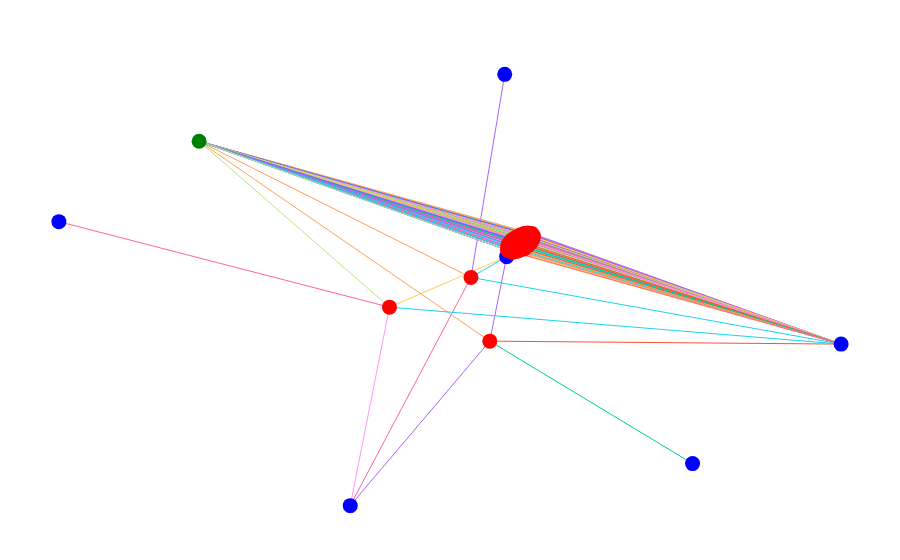

Notebook code cell kept with this figure:
### Code cell
import plotly.graph_objects as go


# Create a list to store the node positions
pos = nx.spring_layout(G)

# Create a Scatter plot for the nodes
node_trace = go.Scatter(
    x=[pos[node][0] for node in G.nodes()],
    y=[pos[node][1] for node in G.nodes()],
    mode='markers',
    text=[labels[node] for node in G.nodes()],
    hoverinfo='text',
    marker=dict(
        size=15,
        color=colors
    )
)

# Create a list to store the edge traces
edge_traces = []
for edge in G.edges():
    x0, y0 = pos[edge[0]]
    x1, y1 = pos[edge[1]]
    edge_trace = go.Scatter(
        x=[x0, x1],
        y=[y0, y1],
        mode='lines',
        line=dict(width=1),
        hoverinfo='none'
    )
    edge_traces.append(edge_trace)

# Create the figure
fig = go.Figure(data=[*edge_traces, node_trace])

# Set the layout options
fig.update_layout(
    plot_bgcolor='white',
    showlegend=False,
    xaxis=dict(showgrid=False, zeroline=False, showticklabels=False),
    yaxis=dict(showgrid=False, zeroline=False, showticklabels=False),
    margin=dict(b=20, l=5, r=5, t=40),
    hovermode='closest'
)

# Show the figure
fig.show()

### Figure 1 — Plotly figure (JSON) as saved in the notebook; plotly's stock layout.template omitted (floating-point values rounded to 4 significant figures)
{"data": [{"hoverinfo": "none", "line": {"width": 1}, "mode": "lines", "type": "scatter", "x": [0.04476, 0.6927], "y": [0.0295, -0.367]}, {"hoverinfo": "none", "line": {"width": 1}, "mode": "lines", "type": "scatter", "x": [0.04476, -0.6479], "y": [0.0295, 0.428]}, {"hoverinfo": "none", "line": {"width": 1}, "mode": "lines", "type": "scatter", "x": [-0.005692, 0.04476], "y": [-0.02435, 0.0295]}, {"hoverinfo": "none", "line": {"width": 1}, "mode": "lines", "type": "scatter", "x": [-0.005692, 0.0139], "y": [-0.02435, 0.05178]}, {"hoverinfo": "none", "line": {"width": 1}, "mode": "lines", "type": "scatter", "x": [-0.005692, 0.02222], "y": [-0.02435, 0.006135]}, {"hoverinfo": "none", "line": {"width": 1}, "mode": "lines", "type": "scatter", "x": [-0.005692, -0.0802], "y": [-0.02435, -0.1057]}, {"hoverinfo": "none", "line": {"width": 1}, "mode": "lines", "type": "scatter", "x": [-0.005692, 0.01208], "y": [-0.02435, 0.003067]}, {"hoverinfo": "none", "line": {"width": 1}, "mode": "lines", "type": "scatter", "x": [-0.005692, 0.002097], "y": [-0.02435, -0.00292]}, {"hoverinfo": "none", "line": {"width": 1}, "mode": "lines", "type": "scatter", "x": [-0.005692, 0.03987], "y": [-0.02435, 0.04517]}, {"hoverinfo": "none", "line": {"width": 1}, "mode": "lines", "type": "scatter", "x": [-0.005692, 0.0284], "y": [-0.02435, 0.05585]}, {"hoverinfo": "none", "line": {"width": 1}, "mode": "lines", "type": "scatter", "x": [-0.005692, 0.008968], "y": [-0.02435, 0.0458]}, {"hoverinfo": "none", "line": {"width": 1}, "mode": "lines", "type": "scatter", "x": [-0.005692, 0.004042], "y": [-0.02435, 0.03856]}, {"hoverinfo": "none", "line": {"width": 1}, "mode": "lines", "type": "scatter", "x": [-0.005692, 0.007261], "y": [-0.02435, -0.007201]}, {"hoverinfo": "none", "line": {"width": 1}, "mode": "lines", "type": "scatter", "x": [-0.005692, -0.04092], "y": [-0.02435, -0.3555]}, {"hoverinfo": "none", "line": {"width": 1}, "mode": "lines", "type": "scatter", "x": [-0.005692, 0.03455], "y": [-0.02435, 0.05869]}, {"hoverinfo": "none", "line": {"width": 1}, "mode": "lines", "type": "scatter", "x": [-0.005692, 0.01015], "y": [-0.02435, 0.02341]}, {"hoverinfo": "none", "line": {"width": 1}, "mode": "lines", "type": "scatter", "x": [-0.005692, 0.04258], "y": [-0.02435, 0.06168]}, {"hoverinfo": "none", "line": {"width": 1}, "mode": "lines", "type": "scatter", "x": [-0.005692, 0.01751], "y": [-0.02435, 0.04377]}, {"hoverinfo": "none", "line": {"width": 1}, "mode": "lines", "type": "scatter", "x": [-0.005692, 0.0493], "y": [-0.02435, 0.04523]}, {"hoverinfo": "none", "line": {"width": 1}, "mode": "lines", "type": "scatter", "x": [-0.005692, 0.04593], "y": [-0.02435, 0.03749]}, {"hoverinfo": "none", "line": {"width": 1}, "mode": "lines", "type": "scatter", "x": [-0.005692, 0.0325], "y": [-0.02435, 0.01394]}, {"hoverinfo": "none", "line": {"width": 1}, "mode": "lines", "type": "scatter", "x": [-0.005692, 0.01077], "y": [-0.02435, 0.03142]}, {"hoverinfo": "none", "line": {"width": 1}, "mode": "lines", "type": "scatter", "x": [-0.005692, 0.02958], "y": [-0.02435, 0.02305]}, {"hoverinfo": "none", "line": {"width": 1}, "mode": "lines", "type": "scatter", "x": [-0.005692, 0.04645], "y": [-0.02435, 0.06675]}, {"hoverinfo": "none", "line": {"width": 1}, "mode": "lines", "type": "scatter", "x": [-0.005692, 0.0174], "y": [-0.02435, 0.02616]}, {"hoverinfo": "none", "line": {"width": 1}, "mode": "lines", "type": "scatter", "x": [-0.005692, 0.03049], "y": [-0.02435, 0.006003]}, {"hoverinfo": "none", "line": {"width": 1}, "mode": "lines", "type": "scatter", "x": [-0.005692, 0.02971], "y": [-0.02435, 0.03559]}, {"hoverinfo": "none", "line": {"width": 1}, "mode": "lines", "type": "scatter", "x": [-0.005692, 0.0502], "y": [-0.02435, 0.05784]}, {"hoverinfo": "none", "line": {"width": 1}, "mode": "lines", "type": "scatter", "x": [-0.005692, 0.0256], "y": [-0.02435, 0.02753]}, {"hoverinfo": "none", "line": {"width": 1}, "mode": "lines", "type": "scatter", "x": [-0.005692, 0.03238], "y": [-0.02435, 0.04694]}, {"hoverinfo": "none", "line": {"width": 1}, "mode": "lines", "type": "scatter", "x": [-0.005692, 0.0109], "y": [-0.02435, 0.01104]}, {"hoverinfo": "none", "line": {"width": 1}, "mode": "lines", "type": "scatter", "x": [-0.005692, 0.02043], "y": [-0.02435, -0.0002127]}, {"hoverinfo": "none", "line": {"width": 1}, "mode": "lines", "type": "scatter", "x": [-0.005692, 0.02477], "y": [-0.02435, 0.04839]}, {"hoverinfo": "none", "line": {"width": 1}, "mode": "lines", "type": "scatter", "x": [-0.005692, 0.03871], "y": [-0.02435, 0.06845]}, {"hoverinfo": "none", "line": {"width": 1}, "mode": "lines", "type": "scatter", "x": [-0.005692, 0.01834], "y": [-0.02435, 0.01955]}, {"hoverinfo": "none", "line": {"width": 1}, "mode": "lines", "type": "scatter", "x": [-0.005692, 0.002829], "y": [-0.02435, 0.02048]}, {"hoverinfo": "none", "line": {"width": 1}, "mode": "lines", "type": "scatter", "x": [-0.005692, 0.03893], "y": [-0.02435, 0.0244]}, {"hoverinfo": "none", "line": {"width": 1}, "mode": "lines", "type": "scatter", "x": [-0.005692, 0.03905], "y": [-0.02435, 0.05281]}, {"hoverinfo": "none", "line": {"width": 1}, "mode": "lines", "type": "scatter", "x": [-0.005692, 0.004583], "y": [-0.02435, 0.005272]}, {"hoverinfo": "none", "line": {"width": 1}, "mode": "lines", "type": "scatter", "x": [-0.005692, -0.2504], "y": [-0.02435, -0.2223]}, {"hoverinfo": "none", "line": {"width": 1}, "mode": "lines", "type": "scatter", "x": [-0.005692, 0.01171], "y": [-0.02435, 0.03812]}, {"hoverinfo": "none", "line": {"width": 1}, "mode": "lines", "type": "scatter", "x": [-0.005692, 0.03826], "y": [-0.02435, 0.01803]}, {"hoverinfo": "none", "line": {"width": 1}, "mode": "lines", "type": "scatter", "x": [-0.005692, 0.02465], "y": [-0.02435, 0.04136]}, {"hoverinfo": "none", "line": {"width": 1}, "mode": "lines", "type": "scatter", "x": [-0.005692, 0.02563], "y": [-0.02435, 0.01535]}, {"hoverinfo": "none", "line": {"width": 1}, "mode": "lines", "type": "scatter", "x": [-0.005692, 0.03664], "y": [-0.02435, 0.03164]}, {"hoverinfo": "none", "line": {"width": 1}, "mode": "lines", "type": "scatter", "x": [-0.005692, 0.01443], "y": [-0.02435, -0.003958]}, {"hoverinfo": "none", "line": {"width": 1}, "mode": "lines", "type": "scatter", "x": [-0.005692, -0.002198], "y": [-0.02435, 0.02516]}, {"hoverinfo": "none", "line": {"width": 1}, "mode": "lines", "type": "scatter", "x": [-0.005692, 0.04746], "y": [-0.02435, 0.05144]}, {"hoverinfo": "none", "line": {"width": 1}, "mode": "lines", "type": "scatter", "x": [-0.005692, -0.003549], "y": [-0.02435, 0.01537]}, {"hoverinfo": "none", "line": {"width": 1}, "mode": "lines", "type": "scatter", "x": [-0.005692, 0.02348], "y": [-0.02435, 0.06174]}, {"hoverinfo": "none", "line": {"width": 1}, "mode": "lines", "type": "scatter", "x": [-0.005692, 0.03063], "y": [-0.02435, 0.06658]}, {"hoverinfo": "none", "line": {"width": 1}, "mode": "lines", "type": "scatter", "x": [-0.005692, 0.01776], "y": [-0.02435, 0.01195]}, {"hoverinfo": "none", "line": {"width": 1}, "mode": "lines", "type": "scatter", "x": [-0.005692, 0.007115], "y": [-0.02435, 0.01528]}, {"hoverinfo": "none", "line": {"width": 1}, "mode": "lines", "type": "scatter", "x": [-0.005692, 0.01965], "y": [-0.02435, 0.05547]}, {"hoverinfo": "none", "line": {"width": 1}, "mode": "lines", "type": "scatter", "x": [-0.005692, 0.03705], "y": [-0.02435, 0.03947]}, {"hoverinfo": "none", "line": {"width": 1}, "mode": "lines", "type": "scatter", "x": [-0.005692, 0.02112], "y": [-0.02435, 0.03484]}, {"hoverinfo": "none", "line": {"width": 1}, "mode": "lines", "type": "scatter", "x": [-0.005692, 0.002037], "y": [-0.02435, 0.03066]}, {"hoverinfo": "none", "line": {"width": 1}, "mode": "lines", "type": "scatter", "x": [-0.005692, -0.002476], "y": [-0.02435, 0.008647]}, {"hoverinfo": "none", "line": {"width": 1}, "mode": "lines", "type": "scatter", "x": [-0.005692, -0.004103], "y": [-0.02435, 0.0007791]}, {"hoverinfo": "none", "line": {"width": 1}, "mode": "lines", "type": "scatter", "x": [0.0139, 0.6927], "y": [0.05178, -0.367]}, {"hoverinfo": "none", "line": {"width": 1}, "mode": "lines", "type": "scatter", "x": [0.0139, -0.6479], "y": [0.05178, 0.428]}, {"hoverinfo": "none", "line": {"width": 1}, "mode": "lines", "type": "scatter", "x": [0.02222, 0.6927], "y": [0.006135, -0.367]}, {"hoverinfo": "none", "line": {"width": 1}, "mode": "lines", "type": "scatter", "x": [0.02222, -0.6479], "y": [0.006135, 0.428]}, {"hoverinfo": "none", "line": {"width": 1}, "mode": "lines", "type": "scatter", "x": [-0.0802, -0.009724], "y": [-0.1057, 0.6899]}, {"hoverinfo": "none", "line": {"width": 1}, "mode": "lines", "type": "scatter", "x": [-0.0802, -0.6479], "y": [-0.1057, 0.428]}, {"hoverinfo": "none", "line": {"width": 1}, "mode": "lines", "type": "scatter", "x": [-0.0802, 0.6927], "y": [-0.1057, -0.367]}, {"hoverinfo": "none", "line": {"width": 1}, "mode": "lines", "type": "scatter", "x": [-0.0802, -0.3323], "y": [-0.1057, -1]}, {"hoverinfo": "none", "line": {"width": 1}, "mode": "lines", "type": "scatter", "x": [0.01208, 0.6927], "y": [0.003067, -0.367]}, {"hoverinfo": "none", "line": {"width": 1}, "mode": "lines", "type": "scatter", "x": [0.01208, -0.6479], "y": [0.003067, 0.428]}, {"hoverinfo": "none", "line": {"width": 1}, "mode": "lines", "type": "scatter", "x": [0.002097, 0.6927], "y": [-0.00292, -0.367]}, {"hoverinfo": "none", "line": {"width": 1}, "mode": "lines", "type": "scatter", "x": [0.002097, -0.6479], "y": [-0.00292, 0.428]}, {"hoverinfo": "none", "line": {"width": 1}, "mode": "lines", "type": "scatter", "x": [0.03987, 0.6927], "y": [0.04517, -0.367]}, {"hoverinfo": "none", "line": {"width": 1}, "mode": "lines", "type": "scatter", "x": [0.03987, -0.6479], "y": [0.04517, 0.428]}, {"hoverinfo": "none", "line": {"width": 1}, "mode": "lines", "type": "scatter", "x": [0.0284, 0.6927], "y": [0.05585, -0.367]}, {"hoverinfo": "none", "line": {"width": 1}, "mode": "lines", "type": "scatter", "x": [0.0284, -0.6479], "y": [0.05585, 0.428]}, {"hoverinfo": "none", "line": {"width": 1}, "mode": "lines", "type": "scatter", "x": [0.008968, 0.6927], "y": [0.0458, -0.367]}, {"hoverinfo": "none", "line": {"width": 1}, "mode": "lines", "type": "scatter", "x": [0.008968, -0.6479], "y": [0.0458, 0.428]}, {"hoverinfo": "none", "line": {"width": 1}, "mode": "lines", "type": "scatter", "x": [0.004042, -0.6479], "y": [0.03856, 0.428]}, {"hoverinfo": "none", "line": {"width": 1}, "mode": "lines", "type": "scatter", "x": [0.004042, 0.6927], "y": [0.03856, -0.367]}, {"hoverinfo": "none", "line": {"width": 1}, "mode": "lines", "type": "scatter", "x": [0.007261, 0.6927], "y": [-0.007201, -0.367]}, {"hoverinfo": "none", "line": {"width": 1}, "mode": "lines", "type": "scatter", "x": [0.007261, -0.6479], "y": [-0.007201, 0.428]}, {"hoverinfo": "none", "line": {"width": 1}, "mode": "lines", "type": "scatter", "x": [-0.04092, 0.6927], "y": [-0.3555, -0.367]}, {"hoverinfo": "none", "line": {"width": 1}, "mode": "lines", "type": "scatter", "x": [-0.04092, 0.3825], "y": [-0.3555, -0.8353]}, {"hoverinfo": "none", "line": {"width": 1}, "mode": "lines", "type": "scatter", "x": [-0.04092, -0.3323], "y": [-0.3555, -1]}, {"hoverinfo": "none", "line": {"width": 1}, "mode": "lines", "type": "scatter", "x": [-0.04092, -0.6479], "y": [-0.3555, 0.428]}, {"hoverinfo": "none", "line": {"width": 1}, "mode": "lines", "type": "scatter", "x": [0.03455, 0.6927], "y": [0.05869, -0.367]}, {"hoverinfo": "none", "line": {"width": 1}, "mode": "lines", "type": "scatter", "x": [0.03455, -0.6479], "y": [0.05869, 0.428]}, {"hoverinfo": "none", "line": {"width": 1}, "mode": "lines", "type": "scatter", "x": [0.01015, 0.6927], "y": [0.02341, -0.367]}, {"hoverinfo": "none", "line": {"width": 1}, "mode": "lines", "type": "scatter", "x": [0.01015, -0.6479], "y": [0.02341, 0.428]}, {"hoverinfo": "none", "line": {"width": 1}, "mode": "lines", "type": "scatter", "x": [0.04258, 0.6927], "y": [0.06168, -0.367]}, {"hoverinfo": "none", "line": {"width": 1}, "mode": "lines", "type": "scatter", "x": [0.04258, -0.6479], "y": [0.06168, 0.428]}, {"hoverinfo": "none", "line": {"width": 1}, "mode": "lines", "type": "scatter", "x": [0.01751, 0.6927], "y": [0.04377, -0.367]}, {"hoverinfo": "none", "line": {"width": 1}, "mode": "lines", "type": "scatter", "x": [0.01751, -0.6479], "y": [0.04377, 0.428]}, {"hoverinfo": "none", "line": {"width": 1}, "mode": "lines", "type": "scatter", "x": [0.0493, 0.6927], "y": [0.04523, -0.367]}, {"hoverinfo": "none", "line": {"width": 1}, "mode": "lines", "type": "scatter", "x": [0.0493, -0.6479], "y": [0.04523, 0.428]}, {"hoverinfo": "none", "line": {"width": 1}, "mode": "lines", "type": "scatter", "x": [0.04593, 0.6927], "y": [0.03749, -0.367]}, {"hoverinfo": "none", "line": {"width": 1}, "mode": "lines", "type": "scatter", "x": [0.04593, -0.6479], "y": [0.03749, 0.428]}, {"hoverinfo": "none", "line": {"width": 1}, "mode": "lines", "type": "scatter", "x": [0.0325, 0.6927], "y": [0.01394, -0.367]}, {"hoverinfo": "none", "line": {"width": 1}, "mode": "lines", "type": "scatter", "x": [0.0325, -0.6479], "y": [0.01394, 0.428]}, {"hoverinfo": "none", "line": {"width": 1}, "mode": "lines", "type": "scatter", "x": [0.01077, 0.6927], "y": [0.03142, -0.367]}, {"hoverinfo": "none", "line": {"width": 1}, "mode": "lines", "type": "scatter", "x": [0.01077, -0.6479], "y": [0.03142, 0.428]}, {"hoverinfo": "none", "line": {"width": 1}, "mode": "lines", "type": "scatter", "x": [0.02958, 0.6927], "y": [0.02305, -0.367]}, {"hoverinfo": "none", "line": {"width": 1}, "mode": "lines", "type": "scatter", "x": [0.02958, -0.6479], "y": [0.02305, 0.428]}, {"hoverinfo": "none", "line": {"width": 1}, "mode": "lines", "type": "scatter", "x": [0.04645, 0.6927], "y": [0.06675, -0.367]}, {"hoverinfo": "none", "line": {"width": 1}, "mode": "lines", "type": "scatter", "x": [0.04645, -0.6479], "y": [0.06675, 0.428]}, {"hoverinfo": "none", "line": {"width": 1}, "mode": "lines", "type": "scatter", "x": [0.0174, 0.6927], "y": [0.02616, -0.367]}, {"hoverinfo": "none", "line": {"width": 1}, "mode": "lines", "type": "scatter", "x": [0.0174, -0.6479], "y": [0.02616, 0.428]}, {"hoverinfo": "none", "line": {"width": 1}, "mode": "lines", "type": "scatter", "x": [0.03049, 0.6927], "y": [0.006003, -0.367]}, {"hoverinfo": "none", "line": {"width": 1}, "mode": "lines", "type": "scatter", "x": [0.03049, -0.6479], "y": [0.006003, 0.428]}, {"hoverinfo": "none", "line": {"width": 1}, "mode": "lines", "type": "scatter", "x": [0.02971, 0.6927], "y": [0.03559, -0.367]}, {"hoverinfo": "none", "line": {"width": 1}, "mode": "lines", "type": "scatter", "x": [0.02971, -0.6479], "y": [0.03559, 0.428]}, {"hoverinfo": "none", "line": {"width": 1}, "mode": "lines", "type": "scatter", "x": [0.0502, 0.6927], "y": [0.05784, -0.367]}, {"hoverinfo": "none", "line": {"width": 1}, "mode": "lines", "type": "scatter", "x": [0.0502, -0.6479], "y": [0.05784, 0.428]}, {"hoverinfo": "none", "line": {"width": 1}, "mode": "lines", "type": "scatter", "x": [0.0256, 0.6927], "y": [0.02753, -0.367]}, {"hoverinfo": "none", "line": {"width": 1}, "mode": "lines", "type": "scatter", "x": [0.0256, -0.6479], "y": [0.02753, 0.428]}, {"hoverinfo": "none", "line": {"width": 1}, "mode": "lines", "type": "scatter", "x": [0.03238, 0.6927], "y": [0.04694, -0.367]}, {"hoverinfo": "none", "line": {"width": 1}, "mode": "lines", "type": "scatter", "x": [0.03238, -0.6479], "y": [0.04694, 0.428]}, {"hoverinfo": "none", "line": {"width": 1}, "mode": "lines", "type": "scatter", "x": [0.0109, 0.6927], "y": [0.01104, -0.367]}, {"hoverinfo": "none", "line": {"width": 1}, "mode": "lines", "type": "scatter", "x": [0.0109, -0.6479], "y": [0.01104, 0.428]}, {"hoverinfo": "none", "line": {"width": 1}, "mode": "lines", "type": "scatter", "x": [0.02043, 0.6927], "y": [-0.0002127, -0.367]}, {"hoverinfo": "none", "line": {"width": 1}, "mode": "lines", "type": "scatter", "x": [0.02043, -0.6479], "y": [-0.0002127, 0.428]}, {"hoverinfo": "none", "line": {"width": 1}, "mode": "lines", "type": "scatter", "x": [0.02477, 0.6927], "y": [0.04839, -0.367]}, {"hoverinfo": "none", "line": {"width": 1}, "mode": "lines", "type": "scatter", "x": [0.02477, -0.6479], "y": [0.04839, 0.428]}, {"hoverinfo": "none", "line": {"width": 1}, "mode": "lines", "type": "scatter", "x": [0.03871, 0.6927], "y": [0.06845, -0.367]}, {"hoverinfo": "none", "line": {"width": 1}, "mode": "lines", "type": "scatter", "x": [0.03871, -0.6479], "y": [0.06845, 0.428]}, {"hoverinfo": "none", "line": {"width": 1}, "mode": "lines", "type": "scatter", "x": [0.01834, 0.6927], "y": [0.01955, -0.367]}, {"hoverinfo": "none", "line": {"width": 1}, "mode": "lines", "type": "scatter", "x": [0.01834, -0.6479], "y": [0.01955, 0.428]}, {"hoverinfo": "none", "line": {"width": 1}, "mode": "lines", "type": "scatter", "x": [0.002829, 0.6927], "y": [0.02048, -0.367]}, {"hoverinfo": "none", "line": {"width": 1}, "mode": "lines", "type": "scatter", "x": [0.002829, -0.6479], "y": [0.02048, 0.428]}, {"hoverinfo": "none", "line": {"width": 1}, "mode": "lines", "type": "scatter", "x": [0.03893, 0.6927], "y": [0.0244, -0.367]}, {"hoverinfo": "none", "line": {"width": 1}, "mode": "lines", "type": "scatter", "x": [0.03893, -0.6479], "y": [0.0244, 0.428]}, {"hoverinfo": "none", "line": {"width": 1}, "mode": "lines", "type": "scatter", "x": [0.03905, 0.6927], "y": [0.05281, -0.367]}, {"hoverinfo": "none", "line": {"width": 1}, "mode": "lines", "type": "scatter", "x": [0.03905, -0.6479], "y": [0.05281, 0.428]}, {"hoverinfo": "none", "line": {"width": 1}, "mode": "lines", "type": "scatter", "x": [0.004583, 0.6927], "y": [0.005272, -0.367]}, {"hoverinfo": "none", "line": {"width": 1}, "mode": "lines", "type": "scatter", "x": [0.004583, -0.6479], "y": [0.005272, 0.428]}, {"hoverinfo": "none", "line": {"width": 1}, "mode": "lines", "type": "scatter", "x": [-0.2504, 0.6927], "y": [-0.2223, -0.367]}, {"hoverinfo": "none", "line": {"width": 1}, "mode": "lines", "type": "scatter", "x": [-0.2504, -0.9406], "y": [-0.2223, 0.1128]}, {"hoverinfo": "none", "line": {"width": 1}, "mode": "lines", "type": "scatter", "x": [-0.2504, -0.6479], "y": [-0.2223, 0.428]}, {"hoverinfo": "none", "line": {"width": 1}, "mode": "lines", "type": "scatter", "x": [-0.2504, -0.3323], "y": [-0.2223, -1]}, {"hoverinfo": "none", "line": {"width": 1}, "mode": "lines", "type": "scatter", "x": [0.01171, 0.6927], "y": [0.03812, -0.367]}, {"hoverinfo": "none", "line": {"width": 1}, "mode": "lines", "type": "scatter", "x": [0.01171, -0.6479], "y": [0.03812, 0.428]}, {"hoverinfo": "none", "line": {"width": 1}, "mode": "lines", "type": "scatter", "x": [0.03826, 0.6927], "y": [0.01803, -0.367]}, {"hoverinfo": "none", "line": {"width": 1}, "mode": "lines", "type": "scatter", "x": [0.03826, -0.6479], "y": [0.01803, 0.428]}, {"hoverinfo": "none", "line": {"width": 1}, "mode": "lines", "type": "scatter", "x": [0.02465, 0.6927], "y": [0.04136, -0.367]}, {"hoverinfo": "none", "line": {"width": 1}, "mode": "lines", "type": "scatter", "x": [0.02465, -0.6479], "y": [0.04136, 0.428]}, {"hoverinfo": "none", "line": {"width": 1}, "mode": "lines", "type": "scatter", "x": [0.02563, 0.6927], "y": [0.01535, -0.367]}, {"hoverinfo": "none", "line": {"width": 1}, "mode": "lines", "type": "scatter", "x": [0.02563, -0.6479], "y": [0.01535, 0.428]}, {"hoverinfo": "none", "line": {"width": 1}, "mode": "lines", "type": "scatter", "x": [0.03664, 0.6927], "y": [0.03164, -0.367]}, {"hoverinfo": "none", "line": {"width": 1}, "mode": "lines", "type": "scatter", "x": [0.03664, -0.6479], "y": [0.03164, 0.428]}, {"hoverinfo": "none", "line": {"width": 1}, "mode": "lines", "type": "scatter", "x": [0.01443, 0.6927], "y": [-0.003958, -0.367]}, {"hoverinfo": "none", "line": {"width": 1}, "mode": "lines", "type": "scatter", "x": [0.01443, -0.6479], "y": [-0.003958, 0.428]}, {"hoverinfo": "none", "line": {"width": 1}, "mode": "lines", "type": "scatter", "x": [-0.002198, 0.6927], "y": [0.02516, -0.367]}, {"hoverinfo": "none", "line": {"width": 1}, "mode": "lines", "type": "scatter", "x": [-0.002198, -0.6479], "y": [0.02516, 0.428]}, {"hoverinfo": "none", "line": {"width": 1}, "mode": "lines", "type": "scatter", "x": [0.04746, 0.6927], "y": [0.05144, -0.367]}, {"hoverinfo": "none", "line": {"width": 1}, "mode": "lines", "type": "scatter", "x": [0.04746, -0.6479], "y": [0.05144, 0.428]}, {"hoverinfo": "none", "line": {"width": 1}, "mode": "lines", "type": "scatter", "x": [-0.003549, 0.6927], "y": [0.01537, -0.367]}, {"hoverinfo": "none", "line": {"width": 1}, "mode": "lines", "type": "scatter", "x": [-0.003549, -0.6479], "y": [0.01537, 0.428]}, {"hoverinfo": "none", "line": {"width": 1}, "mode": "lines", "type": "scatter", "x": [0.02348, 0.6927], "y": [0.06174, -0.367]}, {"hoverinfo": "none", "line": {"width": 1}, "mode": "lines", "type": "scatter", "x": [0.02348, -0.6479], "y": [0.06174, 0.428]}, {"hoverinfo": "none", "line": {"width": 1}, "mode": "lines", "type": "scatter", "x": [0.03063, 0.6927], "y": [0.06658, -0.367]}, {"hoverinfo": "none", "line": {"width": 1}, "mode": "lines", "type": "scatter", "x": [0.03063, -0.6479], "y": [0.06658, 0.428]}, {"hoverinfo": "none", "line": {"width": 1}, "mode": "lines", "type": "scatter", "x": [0.01776, 0.6927], "y": [0.01195, -0.367]}, {"hoverinfo": "none", "line": {"width": 1}, "mode": "lines", "type": "scatter", "x": [0.01776, 0.01776], "y": [0.01195, 0.01195]}, {"hoverinfo": "none", "line": {"width": 1}, "mode": "lines", "type": "scatter", "x": [0.01776, -0.6479], "y": [0.01195, 0.428]}, {"hoverinfo": "none", "line": {"width": 1}, "mode": "lines", "type": "scatter", "x": [0.007115, 0.6927], "y": [0.01528, -0.367]}, {"hoverinfo": "none", "line": {"width": 1}, "mode": "lines", "type": "scatter", "x": [0.007115, -0.6479], "y": [0.01528, 0.428]}, {"hoverinfo": "none", "line": {"width": 1}, "mode": "lines", "type": "scatter", "x": [0.01965, 0.6927], "y": [0.05547, -0.367]}, {"hoverinfo": "none", "line": {"width": 1}, "mode": "lines", "type": "scatter", "x": [0.01965, -0.6479], "y": [0.05547, 0.428]}, {"hoverinfo": "none", "line": {"width": 1}, "mode": "lines", "type": "scatter", "x": [0.03705, 0.6927], "y": [0.03947, -0.367]}, {"hoverinfo": "none", "line": {"width": 1}, "mode": "lines", "type": "scatter", "x": [0.03705, -0.6479], "y": [0.03947, 0.428]}, {"hoverinfo": "none", "line": {"width": 1}, "mode": "lines", "type": "scatter", "x": [0.02112, -0.6479], "y": [0.03484, 0.428]}, {"hoverinfo": "none", "line": {"width": 1}, "mode": "lines", "type": "scatter", "x": [0.02112, 0.6927], "y": [0.03484, -0.367]}, {"hoverinfo": "none", "line": {"width": 1}, "mode": "lines", "type": "scatter", "x": [0.002037, 0.6927], "y": [0.03066, -0.367]}, {"hoverinfo": "none", "line": {"width": 1}, "mode": "lines", "type": "scatter", "x": [0.002037, -0.6479], "y": [0.03066, 0.428]}, {"hoverinfo": "none", "line": {"width": 1}, "mode": "lines", "type": "scatter", "x": [-0.002476, 0.6927], "y": [0.008647, -0.367]}, {"hoverinfo": "none", "line": {"width": 1}, "mode": "lines", "type": "scatter", "x": [-0.002476, -0.6479], "y": [0.008647, 0.428]}, {"hoverinfo": "none", "line": {"width": 1}, "mode": "lines", "type": "scatter", "x": [-0.004103, 0.6927], "y": [0.0007791, -0.367]}, {"hoverinfo": "none", "line": {"width": 1}, "mode": "lines", "type": "scatter", "x": [-0.004103, -0.6479], "y": [0.0007791, 0.428]}, {"hoverinfo": "text", "marker": {"color": ["red", "blue", "blue", "green", "red", "red", "red", "blue", "blue", "red", "red", "red", "red", "red", "red", "red", "red", "blue", "red", "red", "red", "red", "red", "red", "red", "red", "red", "red", "red", "red", "red", "red", "red", "red", "red", "red", "red", "red", "red", "red", "red", "red", "red", "red", "blue", "red", "red", "red", "red", "red", "red", "red", "red", "red", "red", "red", "red", "red", "red", "red", "red", "red", "red", "red"], "size": 15}, "mode": "markers", "text": ["0x03", "0xb4", "0x80", "0x98", "0x05", "0x05", "0x07", "0xb4", "0x31", "0x0c", "0x0c", "0x0c", "0x11", "0x15", "0x29", "0x2e", "0x30", "0xf3", "0x33", "0x38", "0x3a", "0x3a", "0x3c", "0x45", "0x45", "0x47", "0x49", "0x52", "0x55", "0x5a", "0x5e", "0x66", "0x74", "0x78", "0x7b", "0x7c", "0x7d", "0x81", "0x82", "0x85", "0x87", "0x90", "0x92", "0x93", "0x11", "0x9d", "0x9e", "0xa3", "0xb7", "0xba", "0xba", "0xc7", "0xca", "0xca", "0xd0", "0xdb", "0xe0", "0xe1", "0xe1", "0xe2", "0xe8", "0xf3", "0xf5", "0xf8"], "type": "scatter", "x": [0.04476, 0.6927, -0.005692, -0.6479, 0.0139, 0.02222, -0.0802, -0.009724, -0.3323, 0.01208, 0.002097, 0.03987, 0.0284, 0.008968, 0.004042, 0.007261, -0.04092, 0.3825, 0.03455, 0.01015, 0.04258, 0.01751, 0.0493, 0.04593, 0.0325, 0.01077, 0.02958, 0.04645, 0.0174, 0.03049, 0.02971, 0.0502, 0.0256, 0.03238, 0.0109, 0.02043, 0.02477, 0.03871, 0.01834, 0.002829, 0.03893, 0.03905, 0.004583, -0.2504, -0.9406, 0.01171, 0.03826, 0.02465, 0.02563, 0.03664, 0.01443, -0.002198, 0.04746, -0.003549, 0.02348, 0.03063, 0.01776, 0.007115, 0.01965, 0.03705, 0.02112, 0.002037, -0.002476, -0.004103], "y": [0.0295, -0.367, -0.02435, 0.428, 0.05178, 0.006135, -0.1057, 0.6899, -1, 0.003067, -0.00292, 0.04517, 0.05585, 0.0458, 0.03856, -0.007201, -0.3555, -0.8353, 0.05869, 0.02341, 0.06168, 0.04377, 0.04523, 0.03749, 0.01394, 0.03142, 0.02305, 0.06675, 0.02616, 0.006003, 0.03559, 0.05784, 0.02753, 0.04694, 0.01104, -0.0002127, 0.04839, 0.06845, 0.01955, 0.02048, 0.0244, 0.05281, 0.005272, -0.2223, 0.1128, 0.03812, 0.01803, 0.04136, 0.01535, 0.03164, -0.003958, 0.02516, 0.05144, 0.01537, 0.06174, 0.06658, 0.01195, 0.01528, 0.05547, 0.03947, 0.03484, 0.03066, 0.008647, 0.0007791]}], "layout": {"hovermode": "closest", "margin": {"b": 20, "l": 5, "r": 5, "t": 40}, "plot_bgcolor": "white", "showlegend": false, "xaxis": {"showgrid": false, "showticklabels": false, "zeroline": false}, "yaxis": {"showgrid": false, "showticklabels": false, "zeroline": false}}}
